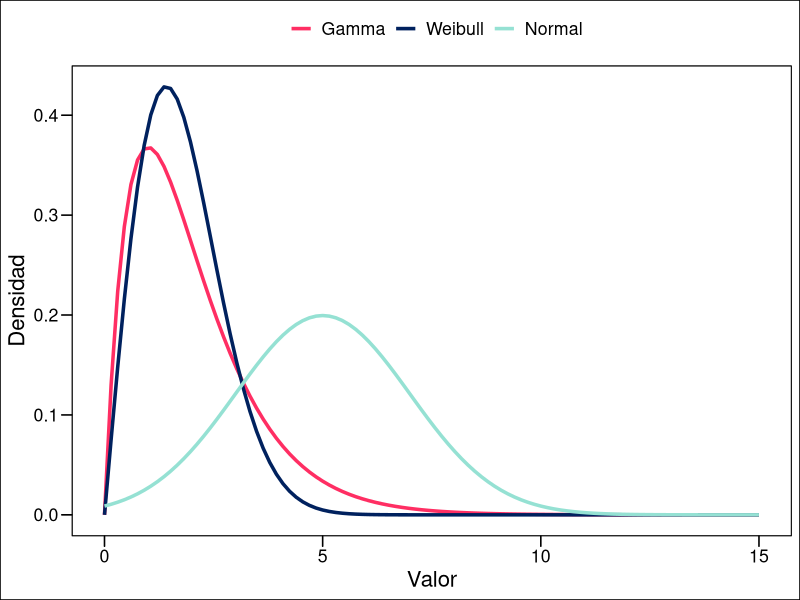

Write R code to recreate this figure.
## ---- chunk 1
#| include: false
library(tidyverse)

## ---- chunk 2
#| code-fold: true
#| code-summary: Ver código
#| label: fig-distribucionescomparacion
#| fig-cap: Comparación de distribuciones Gamma, Weibull y Normal. 



# Definir parámetros de distribuciones

# Gamma 
shape_gamma <- 2
rate_gamma <- 1

# Weibull
shape_weibull <- 2
scale_weibull <- 2

# Normal
mean_normal <- 5
sd_normal <- 2

# Generar datos para cada distribución
x_values <- seq(0, 15, length.out = 100)
gamma_data <- dgamma(x_values, shape = shape_gamma, rate = rate_gamma)
weibull_data <- dweibull(x_values, shape = shape_weibull, scale = scale_weibull)
normal_data <- dnorm(x_values, mean = mean_normal, sd = sd_normal)

# Cread dataframe para plot 
df.distribuciones <- data.frame(x = x_values,
                                Gamma = gamma_data,
                                Weibull = weibull_data,
                                Normal = normal_data)

# Plot
ggplot(df.distribuciones, aes(x = x)) +
    geom_line(aes(y = Gamma, colour = "Gamma"), size = 1.2) +
    geom_line(aes(y = Weibull, colour = "Weibull"), size = 1.2) +
    geom_line(aes(y = Normal, colour = "Normal"), size = 1.2) +
    labs(
      x = "Valor",
      y = "Densidad") +
    scale_colour_manual("", 
                        breaks = c("Gamma", "Weibull", "Normal"),
                        values = c("#FF2E63", "#00215E", "#95E1D3")) +
  ggthemes::theme_base() +
  theme(legend.position = "top")




